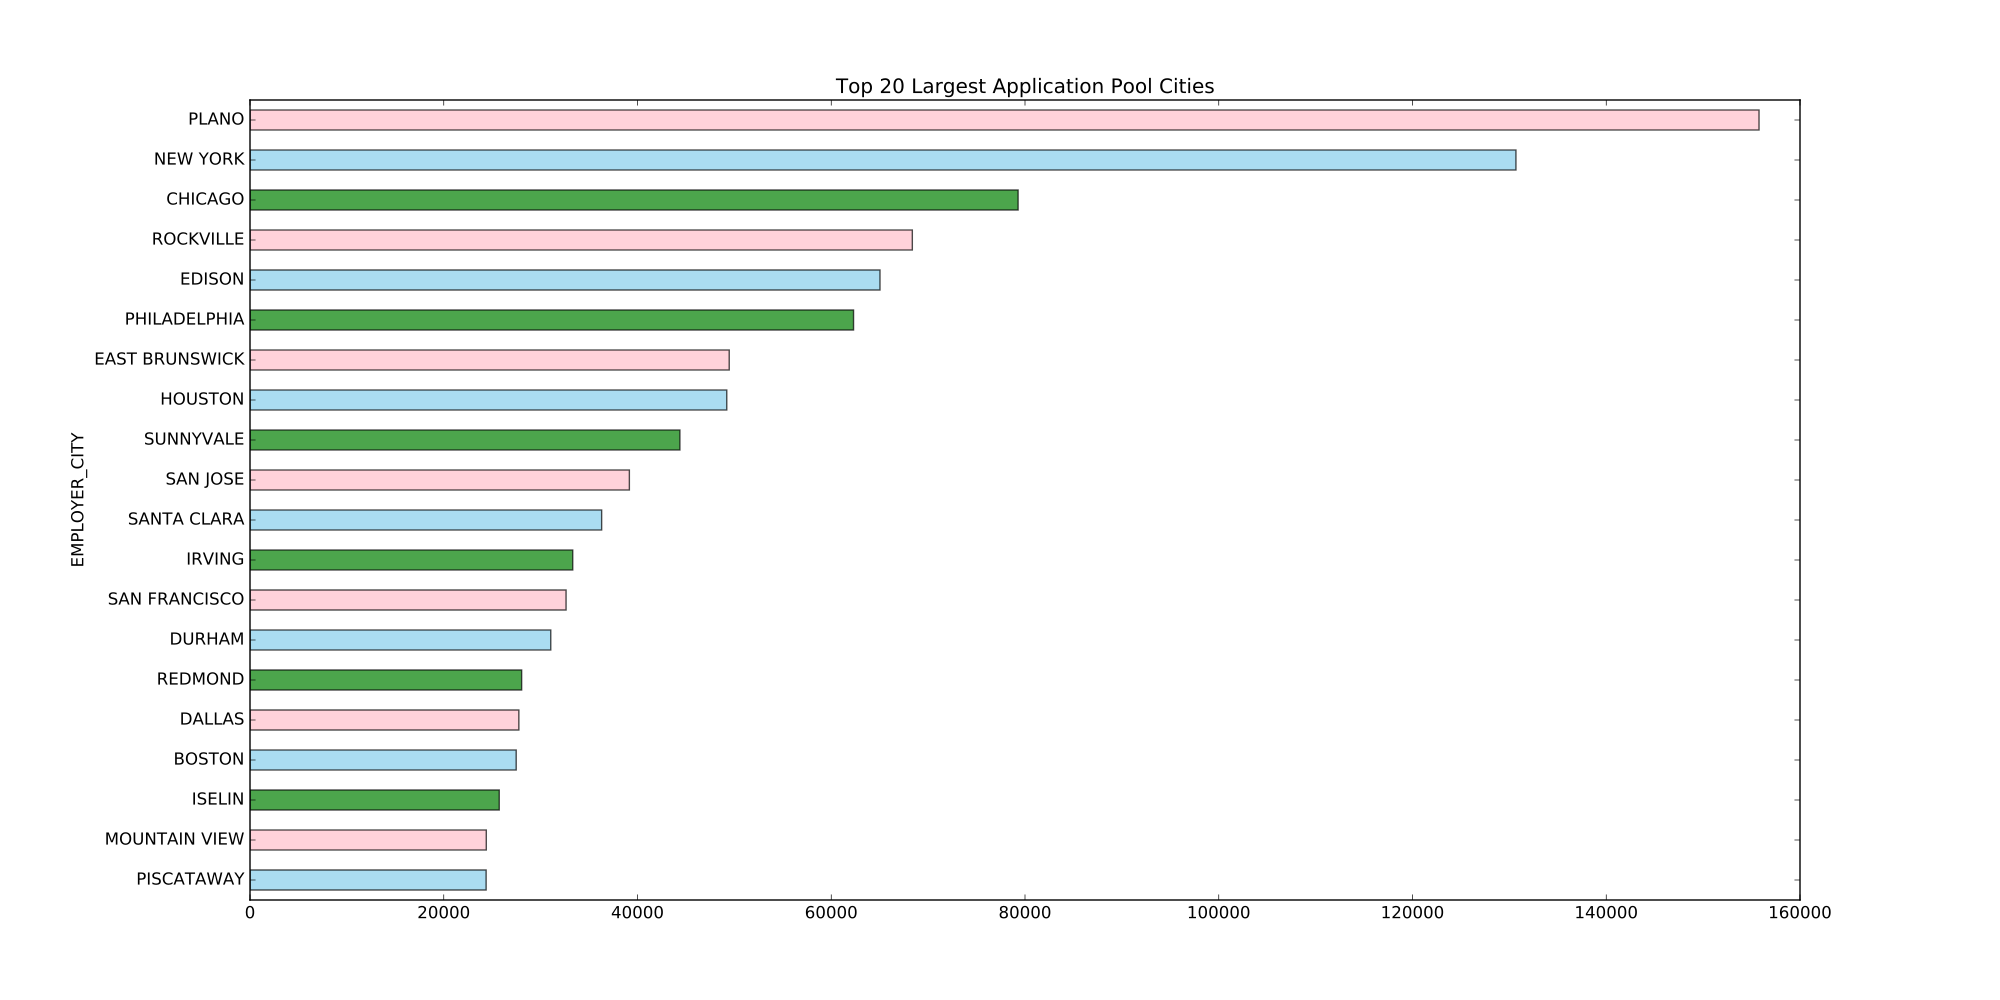

Here is the Python script that generated this plot:
'''
Created on Nov 27, 2016

@author: Yovela
'''
import sys
import pandas as pd
import matplotlib.pyplot as plt
from class_collections_ranking import *
from matplotlib.backends.backend_pdf import PdfPages



def city_exploring(data):
    
    merged_data = pd.concat([data[year] for year in range(2010,2017)], ignore_index= True)
    city_data = city_level(merged_data)
    
    city_rank = city_data.newdf.sort_values(by = "application_pool", ascending = False).ix[:20]
    city_rank["unapproved_case"] = city_rank["application_pool"]-city_rank["approved_case"]

    df = city_rank.ix[:,["application_pool", "approval_rate", "average_wage"]]
    print("The top 20 cities with largest application pools from 2010 to 2016 is ranked below: \n")
    print(df.to_string())
    
    with PdfPages('city_exploring.pdf') as pdf:
        
        plt.figure(figsize = (30,20))
        city_rank_by_application_pool = city_rank["approved_case"].sort_values(inplace=False, ascending=True)
        ax1 = city_rank_by_application_pool.plot(kind = "barh", alpha = 0.7, color = ["skyblue", "pink","green"], 
                                       figsize = (20,10))
        ax1.set_title("Top 20 Largest Application Pool Cities",fontsize = "large")
        pdf.savefig()
        plt.close()
        
        plt.figure(figsize = (30,20))
        ax2 = city_rank[["approved_case", "unapproved_case"]].plot(kind = "bar", alpha = 0.7, stacked = True,color = ["skyblue", "pink"], 
                                       figsize = (20,10), title = "Approval Rate for Top 20 Largest Application Pool Cities")
        ax3 = city_rank["approval_rate"].plot(kind = "line", secondary_y=True,  style = 'ko--' )
        ax2.set_xticklabels(city_rank.index,rotation=45)
        ax3.set_xticklabels(city_rank.index,rotation=45)
        pdf.savefig()
        plt.close()
        

        plt.figure(figsize = (30,20))
        ax4 = city_rank["average_wage"].plot(kind = "bar", ylim = [40000,120000], color = "skyblue",figsize = (20,10),
                                             title = "Average Wage for Top 20 Largest Application Pool Cities" )
        ax4.set_xticklabels(city_rank.index,rotation=45)
        pdf.savefig()
        plt.close()
        
        print("Further analysis has been saved in your local folder as PDF, please open your folder to check")
        

    print("please return to the previous dictionary to explore other functions\n") 

    return

if __name__ == '__main__':
    data = {}
    for year in range(2010,2017):
        data[year]= pd.read_csv('/Users/yuweitu/Documents/Programming/DSGA1007_Project/DataBase/H-1B_FY'+str(year)+'_clean.csv',encoding = 'iso-8859-1')
    city_exploring(data)
